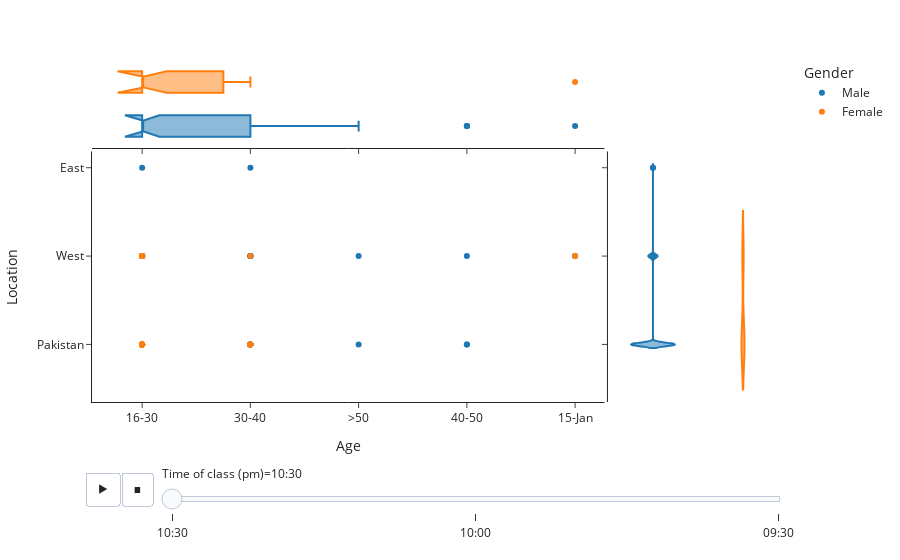

The notebook cell this image was saved under:
### Code cell
import pandas as pd
import plotly.express as px
f = pd.read_csv('data_viz.csv')
fig = px.scatter(f, x='Age', y='Location', marginal_y='violin',color='Gender', animation_frame='Time of class (pm)',
                 marginal_x='box', template='simple_white')
fig.show()

### Figure 1 — Plotly figure (JSON) as saved in the notebook; plotly's stock layout.template omitted (floating-point values rounded to 4 significant figures)
{"data": [{"hovertemplate": "Gender=Male<br>Time of class (pm)=10:30<br>Age=%{x}<br>Location=%{y}<extra></extra>", "legendgroup": "Male", "marker": {"color": "#1F77B4", "symbol": "circle"}, "mode": "markers", "name": "Male", "orientation": "v", "showlegend": true, "type": "scatter", "x": ["16-30", "30-40", "16-30", "30-40", "16-30", "16-30", "30-40", "30-40", "16-30", "16-30", ">50", "16-30", "16-30", "16-30", "30-40", "30-40", "16-30", "16-30", "16-30", "30-40", "16-30", "40-50", "16-30", "16-30", "30-40", "16-30", "16-30", "16-30", "16-30", "16-30", "16-30", "16-30", "16-30", "16-30", "16-30", "16-30", "16-30", "16-30", "16-30", "16-30", "40-50", "30-40", "30-40", ">50", "16-30", "16-30", "16-30", "16-30", "16-30", "16-30", "30-40", "16-30", "15-Jan", "30-40", "16-30", "16-30", "16-30", "30-40", "40-50", "16-30", "16-30", "16-30", "16-30", "16-30", "16-30", "16-30", "16-30", "16-30", "16-30", "30-40", "30-40", "16-30", "16-30", "16-30", "30-40", "30-40", "16-30", "16-30", "16-30", "16-30", "16-30", "16-30", "30-40", "16-30", "30-40", "16-30", "16-30", "16-30", "16-30", "16-30", "16-30", "16-30", "16-30", "16-30", "16-30", "16-30", "16-30", "16-30"], "xaxis": "x", "y": ["Pakistan", "Pakistan", "West", "Pakistan", "Pakistan", "West", "Pakistan", "Pakistan", "Pakistan", "Pakistan", "Pakistan", "Pakistan", "Pakistan", "West", "West", "Pakistan", "Pakistan", "Pakistan", "West", "Pakistan", "Pakistan", "West", "Pakistan", "Pakistan", "East", "West", "Pakistan", "Pakistan", "Pakistan", "Pakistan", "Pakistan", "Pakistan", "East", "Pakistan", "Pakistan", "Pakistan", "West", "Pakistan", "Pakistan", "Pakistan", "Pakistan", "West", "Pakistan", "West", "Pakistan", "Pakistan", "Pakistan", "Pakistan", "Pakistan", "Pakistan", "Pakistan", "Pakistan", "West", "West", "Pakistan", "Pakistan", "Pakistan", "Pakistan", "Pakistan", "Pakistan", "Pakistan", "Pakistan", "Pakistan", "Pakistan", "Pakistan", "Pakistan", "Pakistan", "Pakistan", "Pakistan", "Pakistan", "West", "Pakistan", "Pakistan", "Pakistan", "Pakistan", "Pakistan", "Pakistan", "West", "Pakistan", "Pakistan", "Pakistan", "Pakistan", "West", "Pakistan", "Pakistan", "Pakistan", "West", "Pakistan", "Pakistan", "Pakistan", "Pakistan", "Pakistan", "Pakistan", "Pakistan", "Pakistan", "West", "Pakistan", "Pakistan"], "yaxis": "y"}, {"alignmentgroup": "True", "hovertemplate": "Gender=Male<br>Time of class (pm)=10:30<br>Age=%{x}<extra></extra>", "legendgroup": "Male", "marker": {"color": "#1F77B4", "symbol": "circle"}, "name": "Male", "notched": true, "offsetgroup": "Male", "showlegend": false, "type": "box", "x": ["16-30", "30-40", "16-30", "30-40", "16-30", "16-30", "30-40", "30-40", "16-30", "16-30", ">50", "16-30", "16-30", "16-30", "30-40", "30-40", "16-30", "16-30", "16-30", "30-40", "16-30", "40-50", "16-30", "16-30", "30-40", "16-30", "16-30", "16-30", "16-30", "16-30", "16-30", "16-30", "16-30", "16-30", "16-30", "16-30", "16-30", "16-30", "16-30", "16-30", "40-50", "30-40", "30-40", ">50", "16-30", "16-30", "16-30", "16-30", "16-30", "16-30", "30-40", "16-30", "15-Jan", "30-40", "16-30", "16-30", "16-30", "30-40", "40-50", "16-30", "16-30", "16-30", "16-30", "16-30", "16-30", "16-30", "16-30", "16-30", "16-30", "30-40", "30-40", "16-30", "16-30", "16-30", "30-40", "30-40", "16-30", "16-30", "16-30", "16-30", "16-30", "16-30", "30-40", "16-30", "30-40", "16-30", "16-30", "16-30", "16-30", "16-30", "16-30", "16-30", "16-30", "16-30", "16-30", "16-30", "16-30", "16-30"], "xaxis": "x3", "yaxis": "y3"}, {"alignmentgroup": "True", "hovertemplate": "Gender=Male<br>Time of class (pm)=10:30<br>Location=%{y}<extra></extra>", "legendgroup": "Male", "marker": {"color": "#1F77B4", "symbol": "circle"}, "name": "Male", "offsetgroup": "Male", "scalegroup": "y", "showlegend": false, "type": "violin", "xaxis": "x2", "y": ["Pakistan", "Pakistan", "West", "Pakistan", "Pakistan", "West", "Pakistan", "Pakistan", "Pakistan", "Pakistan", "Pakistan", "Pakistan", "Pakistan", "West", "West", "Pakistan", "Pakistan", "Pakistan", "West", "Pakistan", "Pakistan", "West", "Pakistan", "Pakistan", "East", "West", "Pakistan", "Pakistan", "Pakistan", "Pakistan", "Pakistan", "Pakistan", "East", "Pakistan", "Pakistan", "Pakistan", "West", "Pakistan", "Pakistan", "Pakistan", "Pakistan", "West", "Pakistan", "West", "Pakistan", "Pakistan", "Pakistan", "Pakistan", "Pakistan", "Pakistan", "Pakistan", "Pakistan", "West", "West", "Pakistan", "Pakistan", "Pakistan", "Pakistan", "Pakistan", "Pakistan", "Pakistan", "Pakistan", "Pakistan", "Pakistan", "Pakistan", "Pakistan", "Pakistan", "Pakistan", "Pakistan", "Pakistan", "West", "Pakistan", "Pakistan", "Pakistan", "Pakistan", "Pakistan", "Pakistan", "West", "Pakistan", "Pakistan", "Pakistan", "Pakistan", "West", "Pakistan", "Pakistan", "Pakistan", "West", "Pakistan", "Pakistan", "Pakistan", "Pakistan", "Pakistan", "Pakistan", "Pakistan", "Pakistan", "West", "Pakistan", "Pakistan"], "yaxis": "y2"}, {"hovertemplate": "Gender=Female<br>Time of class (pm)=10:30<br>Age=%{x}<br>Location=%{y}<extra></extra>", "legendgroup": "Female", "marker": {"color": "#FF7F0E", "symbol": "circle"}, "mode": "markers", "name": "Female", "orientation": "v", "showlegend": true, "type": "scatter", "x": ["16-30", "16-30", "16-30", "16-30", "30-40", "16-30", "16-30", "16-30", "16-30", "30-40", "30-40", "16-30", "30-40", "15-Jan", "30-40", "16-30", "16-30", "16-30", "30-40", "16-30", "16-30", "16-30", "16-30", "16-30", "16-30", "16-30", "16-30"], "xaxis": "x", "y": ["Pakistan", "West", "Pakistan", "West", "Pakistan", "Pakistan", "Pakistan", "West", "Pakistan", "West", "Pakistan", "Pakistan", "Pakistan", "West", "Pakistan", "Pakistan", "West", "West", "Pakistan", "Pakistan", "West", "Pakistan", "Pakistan", "Pakistan", "Pakistan", "Pakistan", "Pakistan"], "yaxis": "y"}, {"alignmentgroup": "True", "hovertemplate": "Gender=Female<br>Time of class (pm)=10:30<br>Age=%{x}<extra></extra>", "legendgroup": "Female", "marker": {"color": "#FF7F0E", "symbol": "circle"}, "name": "Female", "notched": true, "offsetgroup": "Female", "showlegend": false, "type": "box", "x": ["16-30", "16-30", "16-30", "16-30", "30-40", "16-30", "16-30", "16-30", "16-30", "30-40", "30-40", "16-30", "30-40", "15-Jan", "30-40", "16-30", "16-30", "16-30", "30-40", "16-30", "16-30", "16-30", "16-30", "16-30", "16-30", "16-30", "16-30"], "xaxis": "x3", "yaxis": "y3"}, {"alignmentgroup": "True", "hovertemplate": "Gender=Female<br>Time of class (pm)=10:30<br>Location=%{y}<extra></extra>", "legendgroup": "Female", "marker": {"color": "#FF7F0E", "symbol": "circle"}, "name": "Female", "offsetgroup": "Female", "scalegroup": "y", "showlegend": false, "type": "violin", "xaxis": "x2", "y": ["Pakistan", "West", "Pakistan", "West", "Pakistan", "Pakistan", "Pakistan", "West", "Pakistan", "West", "Pakistan", "Pakistan", "Pakistan", "West", "Pakistan", "Pakistan", "West", "West", "Pakistan", "Pakistan", "West", "Pakistan", "Pakistan", "Pakistan", "Pakistan", "Pakistan", "Pakistan"], "yaxis": "y2"}], "layout": {"legend": {"title": {"text": "Gender"}, "tracegroupgap": 0}, "margin": {"t": 60}, "sliders": [{"active": 0, "currentvalue": {"prefix": "Time of class (pm)="}, "len": 0.9, "pad": {"b": 10, "t": 60}, "steps": [{"args": [["10:30"], {"frame": {"duration": 0, "redraw": false}, "fromcurrent": true, "mode": "immediate", "transition": {"duration": 0, "easing": "linear"}}], "label": "10:30", "method": "animate"}, {"args": [["10:00"], {"frame": {"duration": 0, "redraw": false}, "fromcurrent": true, "mode": "immediate", "transition": {"duration": 0, "easing": "linear"}}], "label": "10:00", "method": "animate"}, {"args": [["09:30"], {"frame": {"duration": 0, "redraw": false}, "fromcurrent": true, "mode": "immediate", "transition": {"duration": 0, "easing": "linear"}}], "label": "09:30", "method": "animate"}], "x": 0.1, "xanchor": "left", "y": 0, "yanchor": "top"}], "updatemenus": [{"buttons": [{"args": [null, {"frame": {"duration": 500, "redraw": false}, "fromcurrent": true, "mode": "immediate", "transition": {"duration": 500, "easing": "linear"}}], "label": "&#9654;", "method": "animate"}, {"args": [[null], {"frame": {"duration": 0, "redraw": false}, "fromcurrent": true, "mode": "immediate", "transition": {"duration": 0, "easing": "linear"}}], "label": "&#9724;", "method": "animate"}], "direction": "left", "pad": {"r": 10, "t": 70}, "showactive": false, "type": "buttons", "x": 0.1, "xanchor": "right", "y": 0, "yanchor": "top"}], "xaxis": {"anchor": "y", "domain": [0, 0.7363], "title": {"text": "Age"}}, "xaxis2": {"anchor": "y2", "domain": [0.7413, 1], "matches": "x2", "showline": false, "showticklabels": false, "ticks": ""}, "xaxis3": {"anchor": "y3", "domain": [0, 0.7363], "matches": "x", "showticklabels": false}, "xaxis4": {"anchor": "y4", "domain": [0.7413, 1], "matches": "x2", "showline": false, "showticklabels": false, "ticks": ""}, "yaxis": {"anchor": "x", "domain": [0, 0.7326], "title": {"text": "Location"}}, "yaxis2": {"anchor": "x2", "domain": [0, 0.7326], "matches": "y", "showticklabels": false}, "yaxis3": {"anchor": "x3", "domain": [0.7426, 1], "matches": "y3", "showline": false, "showticklabels": false, "ticks": ""}, "yaxis4": {"anchor": "x4", "domain": [0.7426, 1], "matches": "y3", "showline": false, "showticklabels": false, "ticks": ""}}}
